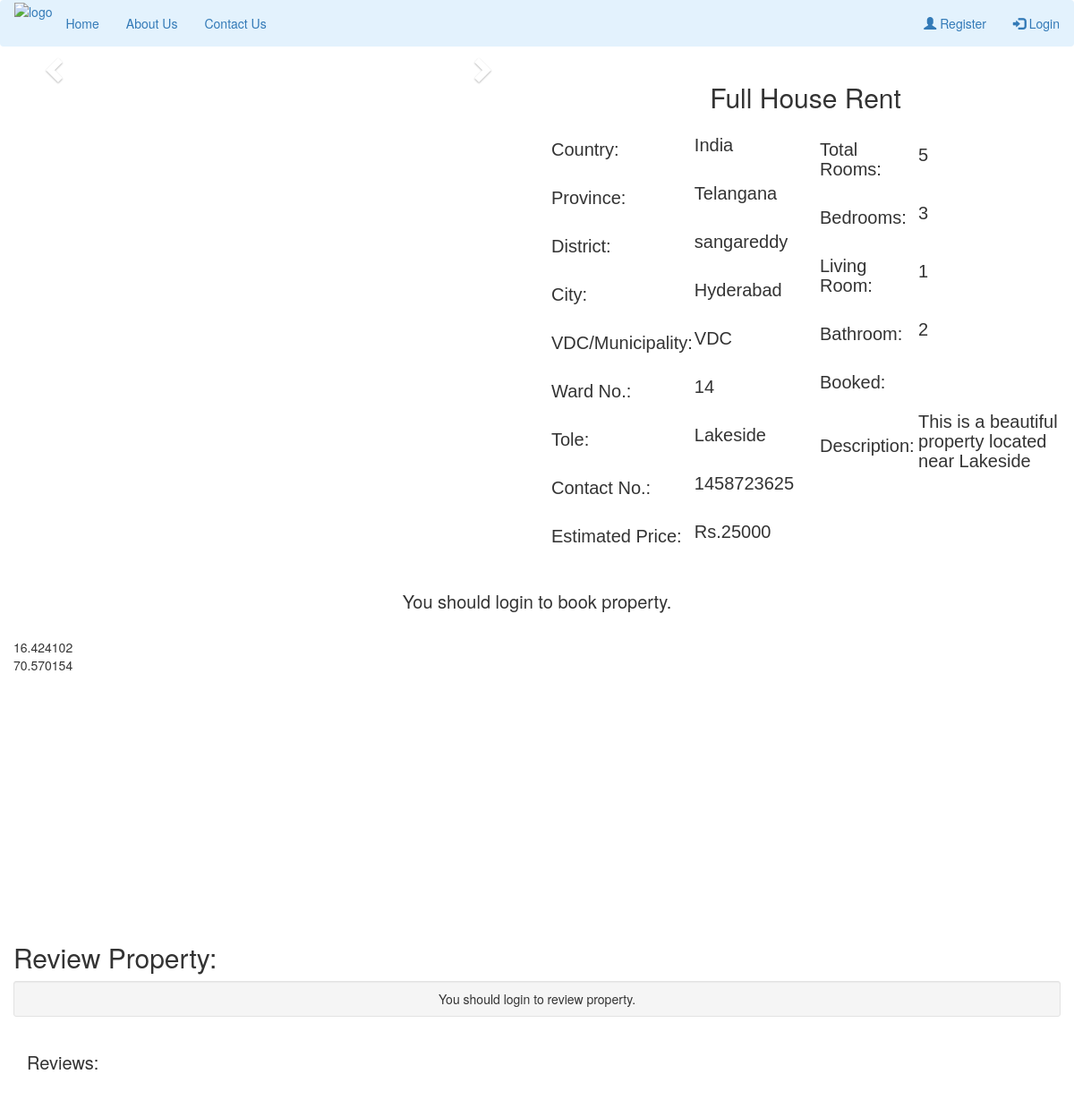
Screenshot of /view-property.php?property_id=2 with the database file from the repository.
### tables this page shows
CREATE TABLE `add_property` (
  `property_id` int(10) NOT NULL,
  `country` varchar(50) NOT NULL,
  `province` varchar(50) NOT NULL,
  `district` varchar(50) NOT NULL,
  `city` varchar(100) NOT NULL,
  `vdc_municipality` varchar(50) NOT NULL,
  `ward_no` int(10) NOT NULL,
  `tole` varchar(100) NOT NULL,
  `contact_no` bigint(10) NOT NULL,
  `property_type` varchar(50) NOT NULL,
  `estimated_price` bigint(10) NOT NULL,
  `total_rooms` int(10) NOT NULL,
  `bedroom` int(10) NOT NULL,
  `living_room` int(10) NOT NULL,
  `bathroom` int(10) NOT NULL,
  `description` varchar(2000) NOT NULL,
  `latitude` decimal(9,6) NOT NULL,
  `longitude` decimal(9,6) NOT NULL,
  `owner_id` int(10) NOT NULL
);

### view-property.php (the view, shortened to what this page needs)
<!DOCTYPE html>
<html>
<head>
</head>
<body>
<?php
include('navbar.php');
include('booking-engine.php');
?>
<?php
	$property_id=$_GET['property_id'];
    $sql="SELECT * from add_property where property_id='$property_id'";
	$query=mysqli_query($db,$sql);
	if(mysqli_num_rows($query)>0)
{
    while($rows=mysqli_fetch_assoc($query)){
?>
<div class="container-fluid">
  <div class="row">
    <div class="col-sm-6">
<div id="myCarousel" class="carousel slide" data-ride="carousel">
  <a class="left carousel-control" href="#myCarousel" role="button" data-slide="prev">
    <span class="glyphicon glyphicon-chevron-left" aria-hidden="true"></span>
  </a>
  <a class="right carousel-control" href="#myCarousel" role="button" data-slide="next">
    <span class="glyphicon glyphicon-chevron-right" aria-hidden="true"></span>
  </a>
</div>
</div>
<div class="col-sm-6">
  <center><h2><?php echo $rows['property_type'] ?></h2></center>
  <div class="row">
    <div class="col-sm-6">
      <div class="row">
      <div class="col-sm-6">
          <table>
            <tr>
              <td><h3>Country:</h3></td>
              <td><h4><?php echo $rows['country']; ?></h4></td>
            </tr>
            <tr>
              <td><h3>Province:</h3></td>
              <td><h4><?php echo $rows['province']; ?></h4></td>
            </tr>
            <tr>
              <td><h3>District:</h3></td>
              <td><h4><?php echo $rows['district']; ?></h4></td>
            </tr>
            <tr>
              <td><h3>City:</h3></td>
              <td><h4><?php echo $rows['city']; ?></h4></td>
            </tr>
            <tr>
              <td><h3>VDC/Municipality:</h3></td>
              <td><h4><?php echo $rows['vdc_municipality']; ?></h4></td>
            </tr>
            <tr>
              <td><h3>Ward No.:</h3></td>
              <td><h4><?php echo $rows['ward_no']; ?></h4></td>
            </tr>
            <tr>
              <td><h3>Tole:</h3></td>
              <td><h4><?php echo $rows['tole']; ?></h4></td>
            </tr>
            <tr>
              <td><h3>Contact No.:</h3></td>
              <td><h4><?php echo $rows['contact_no']; ?></h4></td>
            </tr>
            <tr>
              <td><h3>Estimated Price:</h3></td>
              <td><h4>Rs.<?php echo $rows['estimated_price']; ?></h4></td>
            </tr>
          </table>
        </div>
      </div>
    </div>
    <div class="col-sm-6">
      <table>
            <tr>
              <td><h3>Total Rooms:</h3></td>
              <td><h4><?php echo $rows['total_rooms']; ?></h4></td>
            </tr>
            <tr>
              <td><h3>Bedrooms:</h3></td>
              <td><h4><?php echo $rows['bedroom']; ?></h4></td>
            </tr>
            <tr>
              <td><h3>Living Room:</h3></td>
              <td><h4><?php echo $rows['living_room']; ?></h4></td>
            </tr>
            <tr>
              <td><h3>Bathroom:</h3></td>
              <td><h4><?php echo $rows['bathroom']; ?></h4></td>
            </tr>
            <tr>
              <td><h3>Booked:</h3></td>
              <td><h4><?php echo $rows['booked']; ?></h4></td>
            </tr>
            <tr>
              <td><h3>Description:</h3></td>
              <td><h4><?php echo $rows['description']; ?></h4></td>
            </tr>
          </table>
    </div>
  </div>
</div>
</div>
<br>
<?php
if(isset($_SESSION["email"]) && !empty($_SESSION['email'])){
?>
<form method="POST">
<div class="row">
  <div class="col-sm-6">
    <?php
    $booked=$rows['booked'];
    if ($booked=='No'){ ?>
      <input type="hidden" name="property_id" value="<?php echo $rows['property_id']; ?>">
    <input type="submit" class="btn btn-lg btn-primary" name="book_property" style="width: 100%" value="Book Property">
  <?php } else { ?>
    <input type="submit" class="btn btn-lg btn-primary" style="width: 100%" value="Property Booked" disabled>
  <?php } ?>
  </div>
</form>
<form method="POST" action="chatpage.php">
  <div class="col-sm-6">
    <input type="hidden" name="owner_id" value="<?php echo $rows['owner_id']; ?>">
    <input type="submit" class="btn btn-lg btn-success" name="send_message" style="width: 100%" value="Send Message" >
  </div>
  </form>
</div>
<?php }
else{
  echo "<center><h3>You should login to book property.</h3></center>";
}
 ?>
<br>
<div id="map" style="width: 100%; height: 300px;">
  <div id="lat"><?php echo  $rows['latitude'];?></div>
  <div id="lon"><?php echo  $rows['longitude'];?></div>
</div>
<br>
<?php }} ?>
</div>
<div class="container-fluid">
  <h2>Review Property:</h2>
      <div class="well well-sm">
            <div class="text-right">
<?php
if(isset($_SESSION["email"]) && !empty($_SESSION['email'])){
?>
                <a class="btn btn-success btn-info" href="#reviews-anchor" style="width: 100%" id="open-review-box">Leave a Review</a>
            </div>
            <div class="row" id="post-review-box" style="display:none;">
                <div class="col-md-12">
                    <form accept-charset="UTF-8" method="POST">
                      <input name="property_id" type="hidden" value="<?php echo $property_id; ?>">
                        <input id="ratings-hidden" name="rating" type="hidden">
                        <textarea class="form-control animated" cols="50" id="new-review" name="comment" placeholder="Enter your review here..." rows="5"></textarea>
                        <div class="text-right">
                            <div class="stars starrr" data-rating="0"></div>
                            <a class="btn btn-danger btn-sm" href="#" id="close-review-box" style="display:none; margin-right: 10px;">
                            <span class="glyphicon glyphicon-remove"></span>Cancel</a>
                            <button class="btn btn-success btn-lg" type="submit" name="review">Save</button>
                        </div>
                    </form>
                </div>
                </div>
              <?php }
              else{
                echo "<center>You should login to review property.</center>";
              }
              ?>
        </div>
</div>
<?php
echo '<div class="container-fluid">';
    echo '<h3>Reviews:</h3>';
    echo '</div>';
      ?>
<br><br>
</body>
</html>

### view-property.php (style rules this page uses)
h3 { font-size: 20px; }
h4 { font-size: 20px; }
table { font-family: arial, sans-serif; border-collapse: collapse; width: 100%; }
td, th { text-align: left; padding: 1px; }

### rows the page displays
add_property: property_type "Full House Rent", country "India", province "Telangana", district "sangareddy", city "Hyderabad", vdc_municipality "VDC", ward_no "14", tole "Lakeside", contact_no "1458723625", estimated_price "25000", total_rooms "5", bedroom "3", living_room "1", bathroom "2", description "This is a beautiful property located near Lakeside", latitude "16.424102", longitude "70.570154"
